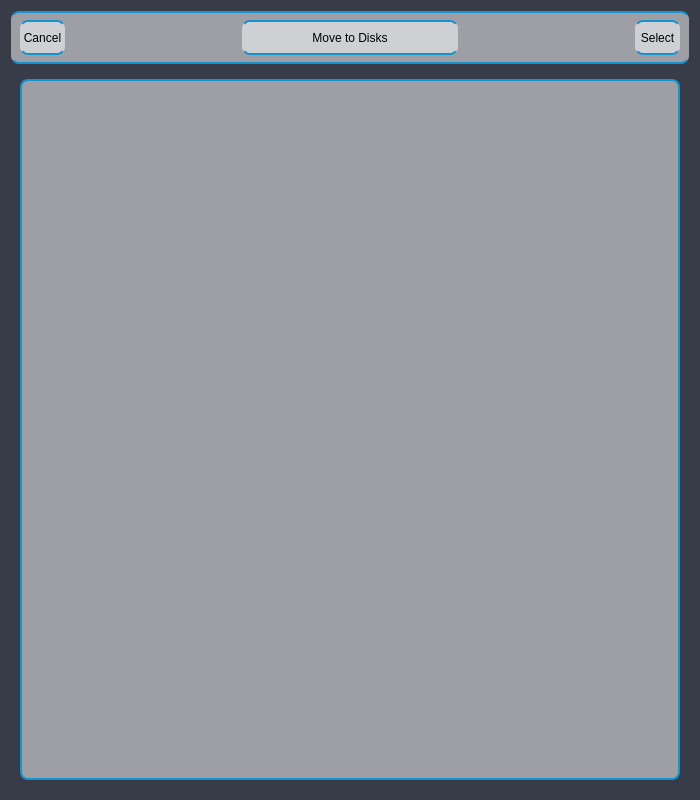
<?xml version="1.0" encoding="UTF-8"?>
<ui version="4.0">
 <class>Form</class>
 <widget class="QWidget" name="Form">
  <property name="geometry">
   <rect>
    <x>0</x>
    <y>0</y>
    <width>700</width>
    <height>800</height>
   </rect>
  </property>
  <property name="sizePolicy">
   <sizepolicy hsizetype="Expanding" vsizetype="Expanding">
    <horstretch>0</horstretch>
    <verstretch>0</verstretch>
   </sizepolicy>
  </property>
  <property name="windowTitle">
   <string>Form</string>
  </property>
  <property name="styleSheet">
   <string notr="true">QWidget{
border-radius: 8px;
background-color: rgba(255, 255, 255, 130);
padding: 2px;
}
QWidget#Form{
background-color: rgb(56, 60, 72);
}</string>
  </property>
  <layout class="QVBoxLayout" name="verticalLayout">
   <item>
    <widget class="QWidget" name="widget" native="true">
     <property name="sizePolicy">
      <sizepolicy hsizetype="Expanding" vsizetype="Fixed">
       <horstretch>0</horstretch>
       <verstretch>0</verstretch>
      </sizepolicy>
     </property>
     <property name="minimumSize">
      <size>
       <width>0</width>
       <height>50</height>
      </size>
     </property>
     <property name="styleSheet">
      <string notr="true">QWidget{
border-top: 2px solid rgb(19, 148, 207);
border-bottom: 2px solid rgb(19, 148, 207);
}

QPushButton:hover{
border-top: none;
border-bottom: none;
border-right: 2px solid rgb(85, 170, 255);
border-left: 2px solid rgb(85, 170, 255);
background-color: rgba(233, 247, 255, 180);
padding: 0px;
}</string>
     </property>
     <layout class="QHBoxLayout" name="horizontalLayout_2">
      <item alignment="Qt::AlignLeft">
       <widget class="QPushButton" name="cancelBtn">
        <property name="sizePolicy">
         <sizepolicy hsizetype="Fixed" vsizetype="Fixed">
          <horstretch>0</horstretch>
          <verstretch>0</verstretch>
         </sizepolicy>
        </property>
        <property name="minimumSize">
         <size>
          <width>45</width>
          <height>35</height>
         </size>
        </property>
        <property name="text">
         <string>Cancel</string>
        </property>
       </widget>
      </item>
      <item>
       <widget class="QPushButton" name="topButton">
        <property name="minimumSize">
         <size>
          <width>0</width>
          <height>35</height>
         </size>
        </property>
        <property name="text">
         <string>Move to Disks</string>
        </property>
       </widget>
      </item>
      <item alignment="Qt::AlignRight">
       <widget class="QPushButton" name="selectBtn">
        <property name="sizePolicy">
         <sizepolicy hsizetype="Fixed" vsizetype="Fixed">
          <horstretch>0</horstretch>
          <verstretch>0</verstretch>
         </sizepolicy>
        </property>
        <property name="minimumSize">
         <size>
          <width>45</width>
          <height>35</height>
         </size>
        </property>
        <property name="text">
         <string>Select</string>
        </property>
       </widget>
      </item>
     </layout>
    </widget>
   </item>
   <item>
    <widget class="QWidget" name="widget_2" native="true">
     <property name="sizePolicy">
      <sizepolicy hsizetype="Expanding" vsizetype="Expanding">
       <horstretch>0</horstretch>
       <verstretch>0</verstretch>
      </sizepolicy>
     </property>
     <property name="styleSheet">
      <string notr="true">QWidget#widget_2{
background: transparent;
}</string>
     </property>
     <layout class="QHBoxLayout" name="horizontalLayout">
      <item>
       <widget class="QTreeView" name="treeView">
        <property name="styleSheet">
         <string notr="true">QTreeView{
border: 2px solid rgb(19, 148, 207);
}</string>
        </property>
       </widget>
      </item>
     </layout>
    </widget>
   </item>
  </layout>
 </widget>
 <resources/>
 <connections/>
</ui>
